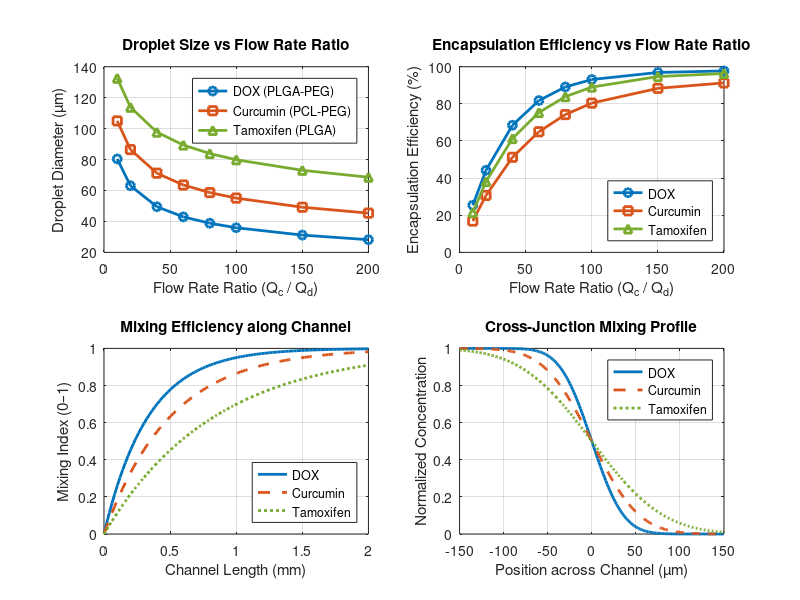

Source code (MATLAB): (Note: this script raises an error after producing the figure.)
clear; clc; close all;

figure('Color','w','Position',[100 100 1200 700]);

Qc_Qd = [10 20 40 60 80 100 150 200];

D_DOX = 180*(Qc_Qd.^(-0.35));
D_CUR = 200*(Qc_Qd.^(-0.28));
D_TAM = 220*(Qc_Qd.^(-0.22));

Eff_DOX = 98*(1 - exp(-0.03*Qc_Qd));
Eff_CUR = 93*(1 - exp(-0.02*Qc_Qd));
Eff_TAM = 97*(1 - exp(-0.025*Qc_Qd));

x = linspace(0,2,100);
MI_DOX = 1 - exp(-3.0*x);
MI_CUR = 1 - exp(-2.0*x);
MI_TAM = 1 - exp(-1.2*x);

y = linspace(-150,150,200);
Conc_DOX = 0.5*(1 + erf(-y/40));  
Conc_CUR = 0.5*(1 + erf(-y/60));
Conc_TAM = 0.5*(1 + erf(-y/90)); 

colors = [0.0 0.45 0.74; 0.85 0.33 0.10; 0.47 0.67 0.19];

%% Droplet Diameter vs Flow Rate Ratio
subplot(2,2,1);
plot(Qc_Qd,D_DOX,'-o','Color',colors(1,:),'LineWidth',2); hold on;
plot(Qc_Qd,D_CUR,'-s','Color',colors(2,:),'LineWidth',2);
plot(Qc_Qd,D_TAM,'-^','Color',colors(3,:),'LineWidth',2);
xlabel('Flow Rate Ratio (Q_c / Q_d)');
ylabel('Droplet Diameter (µm)');
title('Droplet Size vs Flow Rate Ratio');
legend('DOX (PLGA-PEG)','Curcumin (PCL-PEG)','Tamoxifen (PLGA)','Location','northeast');
grid on;

%% Encapsulation Efficiency vs Flow Rate Ratio
subplot(2,2,2);
plot(Qc_Qd,Eff_DOX,'-o','Color',colors(1,:),'LineWidth',2); hold on;
plot(Qc_Qd,Eff_CUR,'-s','Color',colors(2,:),'LineWidth',2);
plot(Qc_Qd,Eff_TAM,'-^','Color',colors(3,:),'LineWidth',2);
xlabel('Flow Rate Ratio (Q_c / Q_d)');
ylabel('Encapsulation Efficiency (%)');
title('Encapsulation Efficiency vs Flow Rate Ratio');
legend('DOX','Curcumin','Tamoxifen','Location','southeast');
grid on;

%% Mixing Index along Channel
subplot(2,2,3);
plot(x,MI_DOX,'-','Color',colors(1,:),'LineWidth',2); hold on;
plot(x,MI_CUR,'--','Color',colors(2,:),'LineWidth',2);
plot(x,MI_TAM,':','Color',colors(3,:),'LineWidth',2);
xlabel('Channel Length (mm)');
ylabel('Mixing Index (0–1)');
title('Mixing Efficiency along Channel');
legend('DOX','Curcumin','Tamoxifen','Location','southeast');
ylim([0 1]); grid on;

%% Concentration Profile across Junction
subplot(2,2,4);
plot(y,Conc_DOX,'-','Color',colors(1,:),'LineWidth',2); hold on;
plot(y,Conc_CUR,'--','Color',colors(2,:),'LineWidth',2);
plot(y,Conc_TAM,':','Color',colors(3,:),'LineWidth',2);
xlabel('Position across Channel (µm)');
ylabel('Normalized Concentration');
title('Cross-Junction Mixing Profile');
legend('DOX','Curcumin','Tamoxifen','Location','best');
grid on;

sgtitle('Microfluidic Encapsulation of Real Drugs (4-Inlet Device)','FontSize',14,'FontWeight','bold');
